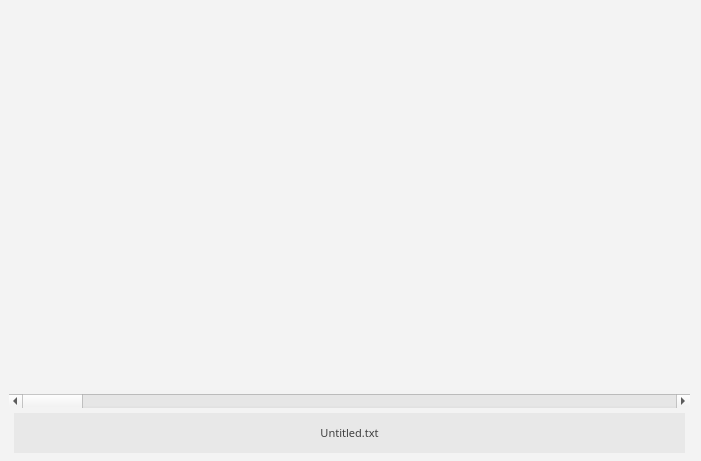
<ui version="4.0" >
 <class>TextRoomMain</class>
 <widget class="QWidget" name="TextRoomMain" >
  <property name="geometry" >
   <rect>
    <x>0</x>
    <y>0</y>
    <width>701</width>
    <height>461</height>
   </rect>
  </property>
  <property name="palette" >
   <palette>
    <active>
     <colorrole role="Base" >
      <brush brushstyle="SolidPattern" >
       <color alpha="255" >
        <red>255</red>
        <green>255</green>
        <blue>255</blue>
       </color>
      </brush>
     </colorrole>
     <colorrole role="Window" >
      <brush brushstyle="SolidPattern" >
       <color alpha="255" >
        <red>243</red>
        <green>243</green>
        <blue>243</blue>
       </color>
      </brush>
     </colorrole>
    </active>
    <inactive>
     <colorrole role="Base" >
      <brush brushstyle="SolidPattern" >
       <color alpha="255" >
        <red>255</red>
        <green>255</green>
        <blue>255</blue>
       </color>
      </brush>
     </colorrole>
     <colorrole role="Window" >
      <brush brushstyle="SolidPattern" >
       <color alpha="255" >
        <red>243</red>
        <green>243</green>
        <blue>243</blue>
       </color>
      </brush>
     </colorrole>
    </inactive>
    <disabled>
     <colorrole role="Base" >
      <brush brushstyle="SolidPattern" >
       <color alpha="255" >
        <red>243</red>
        <green>243</green>
        <blue>243</blue>
       </color>
      </brush>
     </colorrole>
     <colorrole role="Window" >
      <brush brushstyle="SolidPattern" >
       <color alpha="255" >
        <red>243</red>
        <green>243</green>
        <blue>243</blue>
       </color>
      </brush>
     </colorrole>
    </disabled>
   </palette>
  </property>
  <property name="font" >
   <font>
    <pointsize>10</pointsize>
   </font>
  </property>
  <property name="windowTitle" >
   <string>TextRoom</string>
  </property>
  <property name="autoFillBackground" >
   <bool>true</bool>
  </property>
  <layout class="QVBoxLayout" >
   <property name="spacing" >
    <number>0</number>
   </property>
   <property name="leftMargin" >
    <number>9</number>
   </property>
   <property name="topMargin" >
    <number>9</number>
   </property>
   <property name="bottomMargin" >
    <number>3</number>
   </property>
   <item>
    <spacer name="topSpacer" >
     <property name="orientation" >
      <enum>Qt::Vertical</enum>
     </property>
     <property name="sizeHint" stdset="0" >
      <size>
       <width>20</width>
       <height>0</height>
      </size>
     </property>
    </spacer>
   </item>
   <item>
    <layout class="QHBoxLayout" >
     <property name="spacing" >
      <number>0</number>
     </property>
     <item>
      <widget class="QTextEdit" name="textEdit" >
       <property name="sizePolicy" >
        <sizepolicy vsizetype="Expanding" hsizetype="Expanding" >
         <horstretch>0</horstretch>
         <verstretch>0</verstretch>
        </sizepolicy>
       </property>
       <property name="minimumSize" >
        <size>
         <width>320</width>
         <height>360</height>
        </size>
       </property>
       <property name="maximumSize" >
        <size>
         <width>3000</width>
         <height>3000</height>
        </size>
       </property>
       <property name="sizeIncrement" >
        <size>
         <width>1</width>
         <height>1</height>
        </size>
       </property>
       <property name="baseSize" >
        <size>
         <width>0</width>
         <height>0</height>
        </size>
       </property>
       <property name="palette" >
        <palette>
         <active>
          <colorrole role="Text" >
           <brush brushstyle="SolidPattern" >
            <color alpha="255" >
             <red>208</red>
             <green>160</green>
             <blue>0</blue>
            </color>
           </brush>
          </colorrole>
          <colorrole role="Base" >
           <brush brushstyle="SolidPattern" >
            <color alpha="0" >
             <red>0</red>
             <green>0</green>
             <blue>0</blue>
            </color>
           </brush>
          </colorrole>
         </active>
         <inactive>
          <colorrole role="Text" >
           <brush brushstyle="SolidPattern" >
            <color alpha="255" >
             <red>208</red>
             <green>160</green>
             <blue>0</blue>
            </color>
           </brush>
          </colorrole>
          <colorrole role="Base" >
           <brush brushstyle="SolidPattern" >
            <color alpha="0" >
             <red>0</red>
             <green>0</green>
             <blue>0</blue>
            </color>
           </brush>
          </colorrole>
         </inactive>
         <disabled>
          <colorrole role="Text" >
           <brush brushstyle="SolidPattern" >
            <color alpha="255" >
             <red>128</red>
             <green>128</green>
             <blue>128</blue>
            </color>
           </brush>
          </colorrole>
          <colorrole role="Base" >
           <brush brushstyle="SolidPattern" >
            <color alpha="255" >
             <red>0</red>
             <green>0</green>
             <blue>0</blue>
            </color>
           </brush>
          </colorrole>
         </disabled>
        </palette>
       </property>
       <property name="font" >
        <font>
         <family>Monospace</family>
         <pointsize>11</pointsize>
        </font>
       </property>
       <property name="contextMenuPolicy" >
        <enum>Qt::DefaultContextMenu</enum>
       </property>
       <property name="autoFillBackground" >
        <bool>true</bool>
       </property>
       <property name="styleSheet" >
        <string notr="true" />
       </property>
       <property name="frameShape" >
        <enum>QFrame::NoFrame</enum>
       </property>
       <property name="frameShadow" >
        <enum>QFrame::Plain</enum>
       </property>
       <property name="lineWidth" >
        <number>0</number>
       </property>
       <property name="midLineWidth" >
        <number>0</number>
       </property>
       <property name="verticalScrollBarPolicy" >
        <enum>Qt::ScrollBarAlwaysOff</enum>
       </property>
       <property name="horizontalScrollBarPolicy" >
        <enum>Qt::ScrollBarAlwaysOff</enum>
       </property>
       <property name="autoFormatting" >
        <set>QTextEdit::AutoNone</set>
       </property>
       <property name="lineWrapMode" >
        <enum>QTextEdit::WidgetWidth</enum>
       </property>
       <property name="html" >
        <string>&lt;!DOCTYPE HTML PUBLIC "-//W3C//DTD HTML 4.0//EN" "http://www.w3.org/TR/REC-html40/strict.dtd">
&lt;html>&lt;head>&lt;meta name="qrichtext" content="1" />&lt;style type="text/css">
p, li { white-space: pre-wrap; }
&lt;/style>&lt;/head>&lt;body style=" font-family:'Monospace'; font-size:11pt; font-weight:400; font-style:normal;">
&lt;p style="-qt-paragraph-type:empty; margin-top:0px; margin-bottom:0px; margin-left:0px; margin-right:0px; -qt-block-indent:0; text-indent:0px; font-family:'Sans Serif'; font-size:9pt;">&lt;/p>&lt;/body>&lt;/html></string>
       </property>
       <property name="tabStopWidth" >
        <number>50</number>
       </property>
       <property name="acceptRichText" >
        <bool>true</bool>
       </property>
       <property name="cursorWidth" >
        <number>3</number>
       </property>
       <property name="textInteractionFlags" >
        <set>Qt::LinksAccessibleByMouse|Qt::TextEditable|Qt::TextEditorInteraction|Qt::TextSelectableByKeyboard|Qt::TextSelectableByMouse</set>
       </property>
      </widget>
     </item>
    </layout>
   </item>
   <item>
    <spacer name="bottomSpacer" >
     <property name="orientation" >
      <enum>Qt::Vertical</enum>
     </property>
     <property name="sizeHint" stdset="0" >
      <size>
       <width>20</width>
       <height>0</height>
      </size>
     </property>
    </spacer>
   </item>
   <item>
    <widget class="QScrollBar" name="horizontalSlider" >
     <property name="orientation" >
      <enum>Qt::Horizontal</enum>
     </property>
    </widget>
   </item>
   <item>
    <layout class="QHBoxLayout" >
     <property name="spacing" >
      <number>0</number>
     </property>
     <property name="sizeConstraint" >
      <enum>QLayout::SetDefaultConstraint</enum>
     </property>
     <property name="margin" >
      <number>5</number>
     </property>
     <item>
      <widget class="QLabel" name="statsLabel" >
       <property name="minimumSize" >
        <size>
         <width>0</width>
         <height>40</height>
        </size>
       </property>
       <property name="maximumSize" >
        <size>
         <width>16777215</width>
         <height>40</height>
        </size>
       </property>
       <property name="palette" >
        <palette>
         <active>
          <colorrole role="Base" >
           <brush brushstyle="SolidPattern" >
            <color alpha="255" >
             <red>255</red>
             <green>255</green>
             <blue>255</blue>
            </color>
           </brush>
          </colorrole>
          <colorrole role="Window" >
           <brush brushstyle="SolidPattern" >
            <color alpha="255" >
             <red>232</red>
             <green>232</green>
             <blue>232</blue>
            </color>
           </brush>
          </colorrole>
         </active>
         <inactive>
          <colorrole role="Base" >
           <brush brushstyle="SolidPattern" >
            <color alpha="255" >
             <red>255</red>
             <green>255</green>
             <blue>255</blue>
            </color>
           </brush>
          </colorrole>
          <colorrole role="Window" >
           <brush brushstyle="SolidPattern" >
            <color alpha="255" >
             <red>232</red>
             <green>232</green>
             <blue>232</blue>
            </color>
           </brush>
          </colorrole>
         </inactive>
         <disabled>
          <colorrole role="Base" >
           <brush brushstyle="SolidPattern" >
            <color alpha="255" >
             <red>232</red>
             <green>232</green>
             <blue>232</blue>
            </color>
           </brush>
          </colorrole>
          <colorrole role="Window" >
           <brush brushstyle="SolidPattern" >
            <color alpha="255" >
             <red>232</red>
             <green>232</green>
             <blue>232</blue>
            </color>
           </brush>
          </colorrole>
         </disabled>
        </palette>
       </property>
       <property name="font" >
        <font>
         <pointsize>8</pointsize>
        </font>
       </property>
       <property name="autoFillBackground" >
        <bool>true</bool>
       </property>
       <property name="styleSheet" >
        <string notr="true" />
       </property>
       <property name="frameShape" >
        <enum>QFrame::Panel</enum>
       </property>
       <property name="frameShadow" >
        <enum>QFrame::Plain</enum>
       </property>
       <property name="lineWidth" >
        <number>0</number>
       </property>
       <property name="text" >
        <string/>
       </property>
       <property name="alignment" >
        <set>Qt::AlignLeading|Qt::AlignLeft|Qt::AlignVCenter</set>
       </property>
       <property name="margin" >
        <number>10</number>
       </property>
      </widget>
     </item>
     <item>
      <widget class="QLabel" name="label" >
       <property name="minimumSize" >
        <size>
         <width>0</width>
         <height>40</height>
        </size>
       </property>
       <property name="maximumSize" >
        <size>
         <width>16777215</width>
         <height>40</height>
        </size>
       </property>
       <property name="palette" >
        <palette>
         <active>
          <colorrole role="WindowText" >
           <brush brushstyle="SolidPattern" >
            <color alpha="255" >
             <red>64</red>
             <green>64</green>
             <blue>64</blue>
            </color>
           </brush>
          </colorrole>
          <colorrole role="Base" >
           <brush brushstyle="SolidPattern" >
            <color alpha="255" >
             <red>0</red>
             <green>0</green>
             <blue>0</blue>
            </color>
           </brush>
          </colorrole>
          <colorrole role="Window" >
           <brush brushstyle="SolidPattern" >
            <color alpha="255" >
             <red>232</red>
             <green>232</green>
             <blue>232</blue>
            </color>
           </brush>
          </colorrole>
         </active>
         <inactive>
          <colorrole role="WindowText" >
           <brush brushstyle="SolidPattern" >
            <color alpha="255" >
             <red>64</red>
             <green>64</green>
             <blue>64</blue>
            </color>
           </brush>
          </colorrole>
          <colorrole role="Base" >
           <brush brushstyle="SolidPattern" >
            <color alpha="255" >
             <red>0</red>
             <green>0</green>
             <blue>0</blue>
            </color>
           </brush>
          </colorrole>
          <colorrole role="Window" >
           <brush brushstyle="SolidPattern" >
            <color alpha="255" >
             <red>232</red>
             <green>232</green>
             <blue>232</blue>
            </color>
           </brush>
          </colorrole>
         </inactive>
         <disabled>
          <colorrole role="WindowText" >
           <brush brushstyle="SolidPattern" >
            <color alpha="255" >
             <red>128</red>
             <green>128</green>
             <blue>128</blue>
            </color>
           </brush>
          </colorrole>
          <colorrole role="Base" >
           <brush brushstyle="SolidPattern" >
            <color alpha="255" >
             <red>0</red>
             <green>0</green>
             <blue>0</blue>
            </color>
           </brush>
          </colorrole>
          <colorrole role="Window" >
           <brush brushstyle="SolidPattern" >
            <color alpha="255" >
             <red>232</red>
             <green>232</green>
             <blue>232</blue>
            </color>
           </brush>
          </colorrole>
         </disabled>
        </palette>
       </property>
       <property name="font" >
        <font>
         <family>Sans Serif</family>
         <pointsize>8</pointsize>
        </font>
       </property>
       <property name="autoFillBackground" >
        <bool>true</bool>
       </property>
       <property name="styleSheet" >
        <string notr="true" />
       </property>
       <property name="frameShape" >
        <enum>QFrame::Panel</enum>
       </property>
       <property name="lineWidth" >
        <number>0</number>
       </property>
       <property name="text" >
        <string>Untitled.txt</string>
       </property>
       <property name="alignment" >
        <set>Qt::AlignCenter</set>
       </property>
       <property name="margin" >
        <number>10</number>
       </property>
      </widget>
     </item>
     <item>
      <widget class="QLabel" name="deadlineLabel" >
       <property name="minimumSize" >
        <size>
         <width>0</width>
         <height>40</height>
        </size>
       </property>
       <property name="maximumSize" >
        <size>
         <width>16777215</width>
         <height>40</height>
        </size>
       </property>
       <property name="palette" >
        <palette>
         <active>
          <colorrole role="WindowText" >
           <brush brushstyle="SolidPattern" >
            <color alpha="255" >
             <red>64</red>
             <green>64</green>
             <blue>64</blue>
            </color>
           </brush>
          </colorrole>
          <colorrole role="Base" >
           <brush brushstyle="SolidPattern" >
            <color alpha="255" >
             <red>0</red>
             <green>0</green>
             <blue>0</blue>
            </color>
           </brush>
          </colorrole>
          <colorrole role="Window" >
           <brush brushstyle="SolidPattern" >
            <color alpha="255" >
             <red>232</red>
             <green>232</green>
             <blue>232</blue>
            </color>
           </brush>
          </colorrole>
         </active>
         <inactive>
          <colorrole role="WindowText" >
           <brush brushstyle="SolidPattern" >
            <color alpha="255" >
             <red>64</red>
             <green>64</green>
             <blue>64</blue>
            </color>
           </brush>
          </colorrole>
          <colorrole role="Base" >
           <brush brushstyle="SolidPattern" >
            <color alpha="255" >
             <red>0</red>
             <green>0</green>
             <blue>0</blue>
            </color>
           </brush>
          </colorrole>
          <colorrole role="Window" >
           <brush brushstyle="SolidPattern" >
            <color alpha="255" >
             <red>232</red>
             <green>232</green>
             <blue>232</blue>
            </color>
           </brush>
          </colorrole>
         </inactive>
         <disabled>
          <colorrole role="WindowText" >
           <brush brushstyle="SolidPattern" >
            <color alpha="255" >
             <red>128</red>
             <green>128</green>
             <blue>128</blue>
            </color>
           </brush>
          </colorrole>
          <colorrole role="Base" >
           <brush brushstyle="SolidPattern" >
            <color alpha="255" >
             <red>0</red>
             <green>0</green>
             <blue>0</blue>
            </color>
           </brush>
          </colorrole>
          <colorrole role="Window" >
           <brush brushstyle="SolidPattern" >
            <color alpha="255" >
             <red>232</red>
             <green>232</green>
             <blue>232</blue>
            </color>
           </brush>
          </colorrole>
         </disabled>
        </palette>
       </property>
       <property name="font" >
        <font>
         <family>Sans Serif</family>
         <pointsize>8</pointsize>
        </font>
       </property>
       <property name="layoutDirection" >
        <enum>Qt::LeftToRight</enum>
       </property>
       <property name="autoFillBackground" >
        <bool>true</bool>
       </property>
       <property name="styleSheet" >
        <string notr="true" />
       </property>
       <property name="frameShape" >
        <enum>QFrame::Panel</enum>
       </property>
       <property name="lineWidth" >
        <number>0</number>
       </property>
       <property name="text" >
        <string/>
       </property>
       <property name="alignment" >
        <set>Qt::AlignRight|Qt::AlignTrailing|Qt::AlignVCenter</set>
       </property>
       <property name="margin" >
        <number>10</number>
       </property>
      </widget>
     </item>
    </layout>
   </item>
  </layout>
 </widget>
 <resources>
  <include location="../resource/textroom.qrc" />
 </resources>
 <connections/>
</ui>
